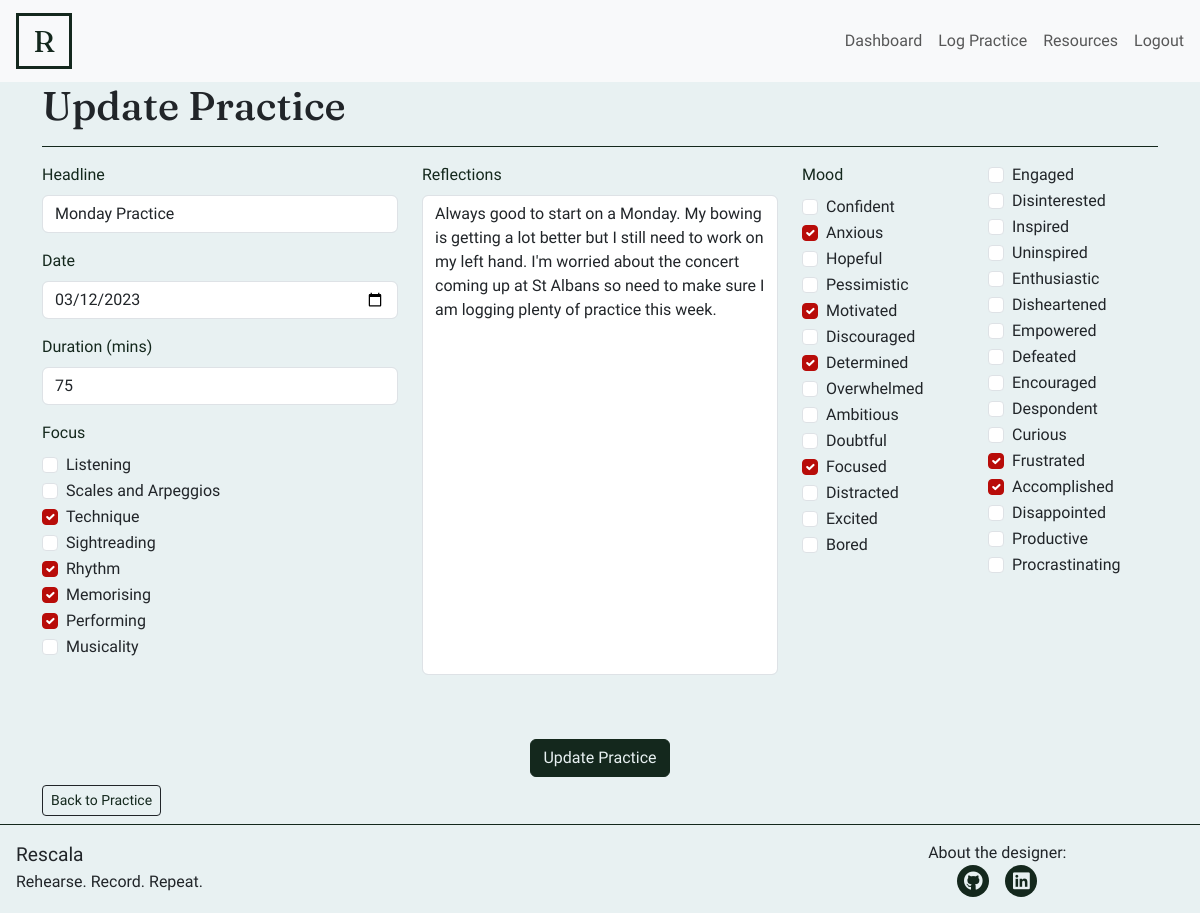
Screenshot of /practice/52/edit (signed in) with the database file from the repository.
### practicelog/models.py (models this page shows)
class Session(models.Model):
    user = models.ForeignKey(Profile, on_delete=models.CASCADE, name='user')
    date = models.DateField(validators=[validators.validate_date])
    duration = models.IntegerField(validators=[validators.validate_duration])
    headline = models.CharField(max_length=150)
    focus = models.JSONField(default=list, blank=True)
    moods = models.JSONField(default=list, blank=True)
    summary = models.TextField()

### practicelog/views.py (the view, shortened to what this page needs)
class EditLog(LoginRequiredMixin, View):
    def get(self, request, session_id):
        session = get_object_or_404(Session, id=session_id)
        user = request.user
        initial_values = {
            'headline': session.headline,
            'date': session.date.strftime("%Y-%m-%d"),
            'duration': session.duration,
            'focus': session.focus,
            'summary': session.summary,
            'moods': session.moods
        }
        return render(
            request, 'editlog.html',
            {
                "form": EditSessionForm(
                    session=session,
                    initial=initial_values),
                "user": user,
                "session": session
            }
        )

### templates/editlog.html (shortened to what this page needs)
{% extends "base.html" %}
{% load crispy_forms_tags%}
{% block content %}
<div class="container row-fill-no-header">
    <div class="row ">
        <div class="col">
            <h1>Update Practice</h1>
            <hr/>
        </div>
    </div>
    <div class="row">
        <div class="col">
            <div>
                {% crispy form %}
          </div>
        </div>
    </div>
    <div class="row">
        <div class="col-12 d-flex justify-content-center justify-content-md-start">
            <a href="{% url 'session_details' session.id %}" class="btn btn-sm btn-dark mb-2">Back to Practice</a>
        </div>
    </div>
</div> {% endblock %}

### static/css/style.css (style rules this page uses)
body { font-family: 'Work Sans', Courier, monospace; background-color: #E8F1F2; accent-color: #355834; display: flex; flex-direction: column; height: 100vh; font-weight: 300; }
hr { border-top: #14281D 1px solid; opacity: 1; }
h1, h2, h3 { font-family: 'Fraunces', Courier, monospace; }
a { text-decoration: none; color: #14281D; }
textarea { resize: none; font-weight: 300; height: 30rem; }
.textinput { font-weight: 300; }
.datetimeinput { font-weight: 300; }
.form-control { font-weight: 300; }
.form-label { font-weight: 400; }
.btn-very-dark { color: #E8F1F2; background-color: #14281D; }
.btn-dark { color: #14281D; background-color: #E8F1F2; }
.btn-primary { border: 1px solid #14281D; }
.two-col { column-count: 2; }
.form-label { color: #14281D; }
.form-check-input:checked { background-color: #B80C09; border-color: #B80C09; }

### rows the page displays
Session: headline "Monday Practice", date "03/12/2023", duration "75", focus "☐ ☐ ☑ ☐ ☑ ☑ ☑ ☐", summary "Always good to start on a Monday. My bowing is getting a lot better but I still need to work on my left hand. I'm worried about the concert coming up at St Albans so need to make sure I am logging plenty of practice this week.", moods "☐ ☑ ☐ ☐ ☑ ☐ ☑ ☐ ☐ ☐ ☑ ☐ ☐ ☐ ☐ ☐ ☐ ☐ ☐ ☐ ☐ ☐ ☐ ☐ ☐ ☑ ☑ ☐ ☐ ☐"
